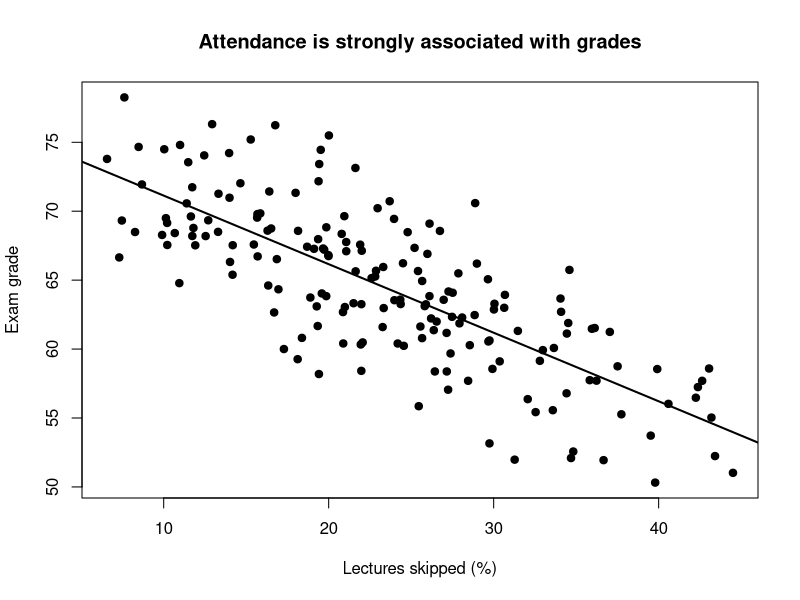
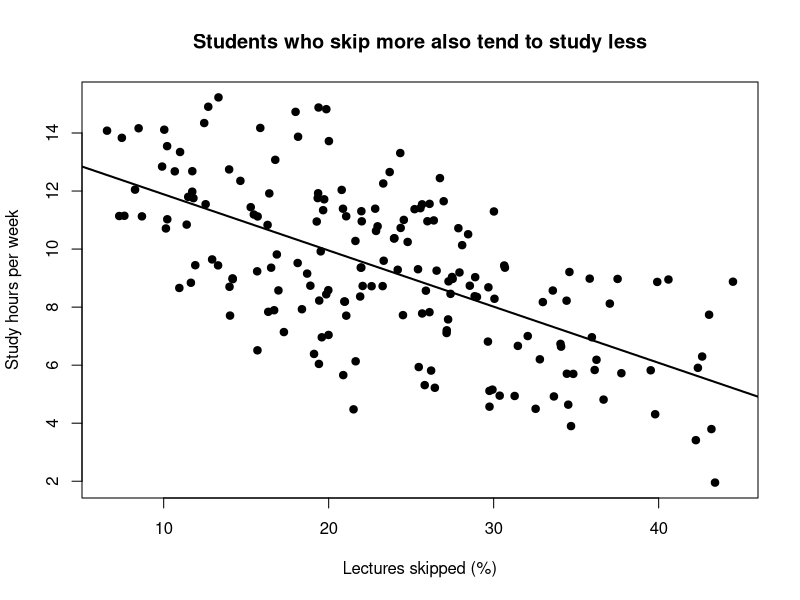
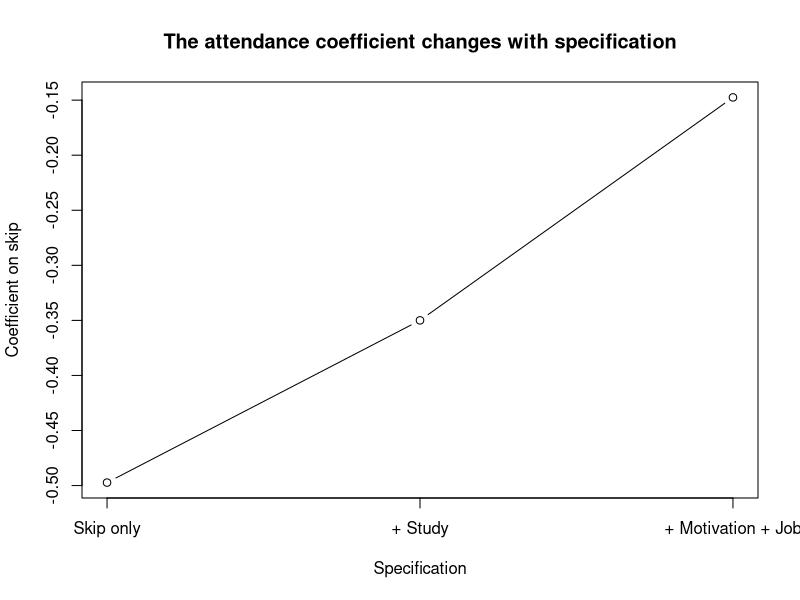
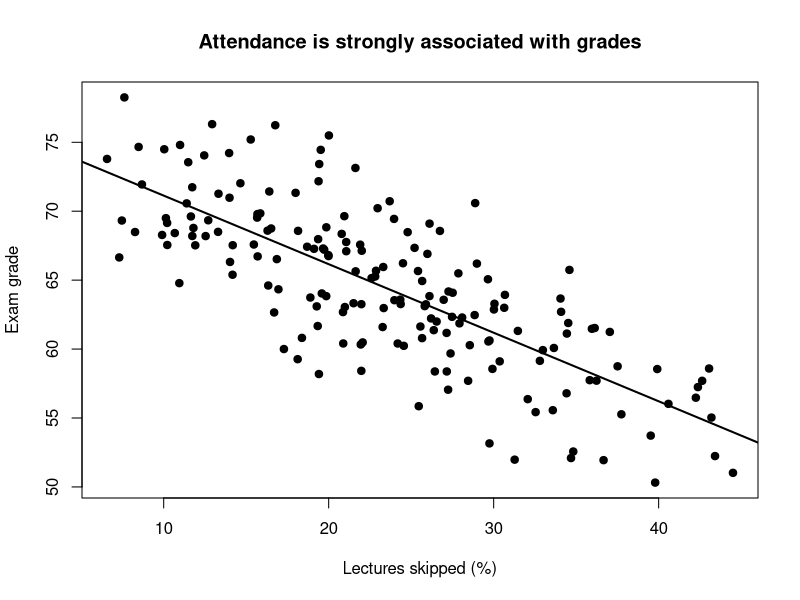
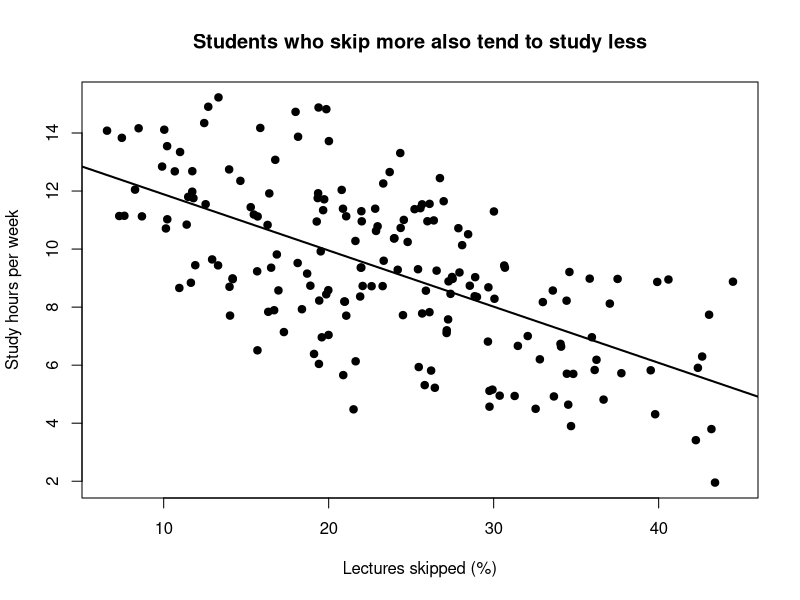
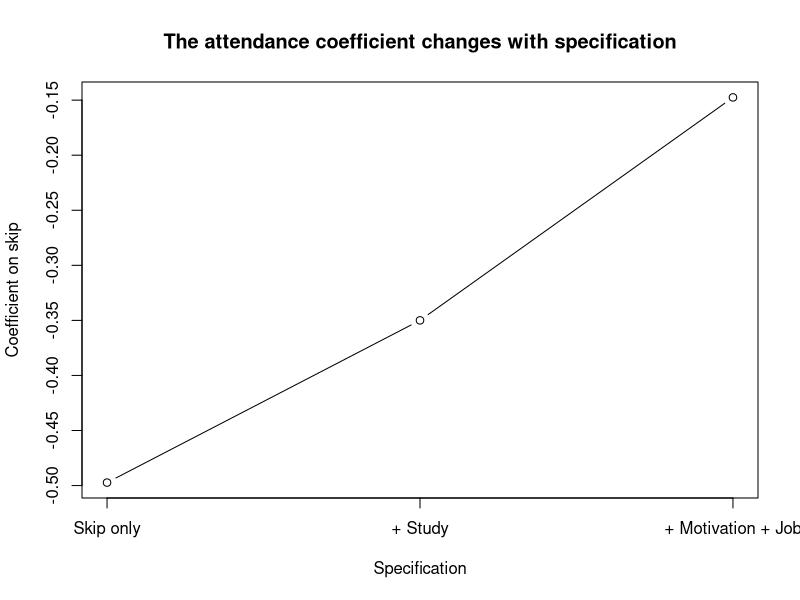

The R script that drew these images, in order:
# Lecture 00 — Why Study Econometrics?
# From Economic Questions to Credible Answers
#
# Standalone live-lab script.
# The script uses only base R and constructs a deterministic synthetic dataset.
# No external packages or files are required.
#
# Pedagogical anchor:
#   Should UiT conclude that requiring students to attend econometrics lectures
#   would improve their grades?
#
# IMPORTANT: The data are synthetic and designed for teaching. They are not
# UiT student data and should never be presented as such.

# -----------------------------------------------------------------------------
# 0. SETUP — construct the synthetic student dataset
# -----------------------------------------------------------------------------

# Population-standardization helper. Using the population SD makes this script
# numerically identical to the deterministic construction used for the lecture.
zpop <- function(x) {
  (x - mean(x)) / sqrt(mean((x - mean(x))^2))
}

n <- 180
student <- 1:n

# Deterministic latent variation. Trigonometric sequences are used instead of
# random-number generation so the lecture results are exactly reproducible.
u1 <- zpop(sin(student * 1.73) + 0.30 * cos(student * 0.37))
u2 <- zpop(cos(student * 1.11) + 0.40 * sin(student * 0.53))
u3 <- zpop(sin(student * 0.83) + 0.35 * cos(student * 1.91))
u4 <- zpop(cos(student * 0.63) + 0.40 * sin(student * 1.37))
u5 <- zpop(sin(student * 0.41) + 0.45 * cos(student * 2.07))
u6 <- zpop(cos(student * 0.29) + 0.33 * sin(student * 2.31))

# Measured and unmeasured student characteristics.
motivation <- u1
ability <- 0.50 * motivation + 0.90 * u5   # deliberately unobserved later
job_hours <- 12 + 5 * u2 - 1.20 * motivation + 1.20 * u4
study <- 10 + 1.40 * motivation - 0.06 * job_hours + 2.00 * u3 + 0.60 * ability

# Students with stronger motivation/ability tend to skip less; job commitments
# and other unmeasured influences also affect attendance.
skip <- 25 - 5.00 * motivation + 0.22 * job_hours - 0.45 * study +
  5.00 * u4 - 1.50 * ability

# The true direct effect embedded in the synthetic data is deliberately small:
# one percentage point more absence lowers grade by only 0.08 points, holding
# all other determinants fixed. Observational selection makes the naive
# regression look much larger.
grade <- 65 - 0.08 * skip + 0.40 * study + 2.50 * motivation -
  0.20 * job_hours + 1.00 * ability + 2.80 * u6

students <- data.frame(
  student = student,
  grade = grade,
  skip = skip,
  study = study,
  motivation = motivation,
  job_hours = job_hours
)

cat("Synthetic dataset created:", nrow(students), "students\n\n")

# -----------------------------------------------------------------------------
# LAB 1 — Is attendance informative?
# -----------------------------------------------------------------------------
# QUESTION: Can lecture attendance help us predict exam performance?
# PREDICTION STOP: Ask students for the expected sign before running the model.

plot(
  students$skip, students$grade,
  xlab = "Lectures skipped (%)",
  ylab = "Exam grade",
  main = "Attendance is strongly associated with grades",
  pch = 19
)

m1 <- lm(grade ~ skip, data = students)
abline(m1, lwd = 2)

cat("LAB 1 — Model 1: grade ~ skip\n")
print(summary(m1))
cat("\nKey values:\n")
cat("  Intercept =", round(coef(m1)["(Intercept)"], 3), "\n")
cat("  Skip coefficient =", round(coef(m1)["skip"], 3), "\n")
cat("  R-squared =", round(summary(m1)$r.squared, 3), "\n")
cat("  Predicted grade change for +10 pp absence =",
    round(10 * coef(m1)["skip"], 2), "points\n\n")

# EXPECTED RESULT:
#   intercept ≈ 76.103
#   skip ≈ -0.497
#   R^2 ≈ 0.586
# INTERPRETATION:
#   Students who skip 10 percentage points more lectures are predicted to score
#   about 5 points lower.
# DECISION:
#   Attendance is informative for prediction. Causality has NOT been established.

# -----------------------------------------------------------------------------
# LAB 2 — Look behind the coefficient
# -----------------------------------------------------------------------------
# QUESTION: Are students who skip more also different in study effort?
# PREDICTION STOP: Higher absence -> higher, lower, or unrelated study time?

plot(
  students$skip, students$study,
  xlab = "Lectures skipped (%)",
  ylab = "Study hours per week",
  main = "Students who skip more also tend to study less",
  pch = 19
)
abline(lm(study ~ skip, data = students), lwd = 2)

skip_study_cor <- cor(students$skip, students$study)
cat("LAB 2 — Correlation between skip and study =",
    round(skip_study_cor, 3), "\n\n")

# EXPECTED RESULT:
#   cor(skip, study) ≈ -0.627
# INTERPRETATION:
#   The original regression compares students who differ not only in attendance,
#   but also in study behaviour.

# -----------------------------------------------------------------------------
# LAB 3 — What happens when we change the specification?
# -----------------------------------------------------------------------------
# QUESTION: What is the attendance relationship among students with the same
# measured study time?
# PREDICTION STOP: Will the skip coefficient become more negative, less negative,
# or stay approximately unchanged?

m2 <- lm(grade ~ skip + study, data = students)

cat("LAB 3 — Model 2: grade ~ skip + study\n")
print(summary(m2))
cat("\nKey value:\n")
cat("  Skip coefficient =", round(coef(m2)["skip"], 3), "\n")
cat("  Predicted grade change for +10 pp absence =",
    round(10 * coef(m2)["skip"], 2), "points\n\n")

# EXPECTED RESULT:
#   skip ≈ -0.350
# INTERPRETATION:
#   Part of the -0.497 naive relationship reflected systematic differences in
#   study effort. The model is answering a different conditional question.

# -----------------------------------------------------------------------------
# LAB 4 — DELIBERATE FAILURE / MISCONCEPTION
# -----------------------------------------------------------------------------
# QUESTION: Could the initial result mainly reflect who skips rather than only
# what skipping does?
# PREDICTION STOP: What happens when motivation and paid work are added?

m3 <- lm(grade ~ skip + study + motivation + job_hours, data = students)

cat("LAB 4 — Model 3: grade ~ skip + study + motivation + job_hours\n")
print(summary(m3))
cat("\nKey value:\n")
cat("  Skip coefficient =", round(coef(m3)["skip"], 3), "\n")
cat("  Predicted grade change for +10 pp absence =",
    round(10 * coef(m3)["skip"], 2), "points\n\n")

cat("Coefficient path:\n")
coef_path <- c(
  `Model 1: skip only` = coef(m1)["skip"],
  `Model 2: + study` = coef(m2)["skip"],
  `Model 3: + motivation + job hours` = coef(m3)["skip"]
)
print(round(coef_path, 3))
cat("\n")

# EXPECTED RESULT:
#   -0.497 -> -0.350 -> -0.148
# DELIBERATE FAILURE:
#   The naive model produces a real and useful association, but interpreting
#   -0.497 as the causal effect of attendance badly overstates the direct effect.
# INSTRUCTOR-ONLY FACT:
#   The synthetic data-generating process contains a direct skip effect of -0.08.
#   Model 3 is still observational and does not perfectly recover that value,
#   because ability remains unobserved.

# Optional visual summary of specification sensitivity.
plot(
  1:3,
  as.numeric(coef_path),
  type = "b",
  xaxt = "n",
  xlab = "Specification",
  ylab = "Coefficient on skip",
  main = "The attendance coefficient changes with specification"
)
axis(1, at = 1:3, labels = c("Skip only", "+ Study", "+ Motivation + Job"))
abline(h = -0.08, lty = 2)

# -----------------------------------------------------------------------------
# LAB 5 — Was Model 1 useless?
# -----------------------------------------------------------------------------
# QUESTION: If the goal is simply to identify students at risk, should Model 1
# be discarded because it is not a credible causal model?

cat("LAB 5 — Predictive usefulness versus causal interpretation\n")
cat("  Model 1 R-squared =", round(summary(m1)$r.squared, 3), "\n")
cat("  Model 2 R-squared =", round(summary(m2)$r.squared, 3), "\n")
cat("  Model 3 R-squared =", round(summary(m3)$r.squared, 3), "\n\n")

# INTERPRETATION:
#   No. Model 1 can be useful for prediction/risk flagging even though its skip
#   coefficient should not be interpreted as the effect of forcing attendance.

# -----------------------------------------------------------------------------
# CONSISTENCY CHECK — numbers used in the lecture page
# -----------------------------------------------------------------------------
expected <- c(m1 = -0.497296, m2 = -0.349974, m3 = -0.147525)
observed <- c(
  m1 = unname(coef(m1)["skip"]),
  m2 = unname(coef(m2)["skip"]),
  m3 = unname(coef(m3)["skip"])
)

stopifnot(max(abs(expected - observed)) < 1e-5)
stopifnot(abs(skip_study_cor - (-0.626911)) < 1e-5)

cat("Consistency check passed. Lecture numbers reproduce correctly.\n")

# -----------------------------------------------------------------------------
# OPTIONAL — reproduce the static figures used by lecture-00.qmd
# -----------------------------------------------------------------------------
# Run this section from the lecture-00 directory. It creates/updates figures/.

if (!dir.exists("figures")) dir.create("figures", recursive = TRUE)

png("figures/lecture-00-grade-skip.png", width = 1280, height = 800, res = 160)
plot(
  students$skip, students$grade,
  xlab = "Lectures skipped (%)",
  ylab = "Exam grade",
  main = "Attendance is strongly associated with grades",
  pch = 19
)
abline(m1, lwd = 2)
dev.off()

png("figures/lecture-00-skip-study.png", width = 1280, height = 800, res = 160)
plot(
  students$skip, students$study,
  xlab = "Lectures skipped (%)",
  ylab = "Study hours per week",
  main = "Students who skip more also tend to study less",
  pch = 19
)
abline(lm(study ~ skip, data = students), lwd = 2)
dev.off()

png("figures/lecture-00-coefficient-path.png", width = 1280, height = 800, res = 160)
plot(
  1:3,
  as.numeric(coef_path),
  type = "b",
  xaxt = "n",
  xlab = "Specification",
  ylab = "Coefficient on skip",
  main = "The attendance coefficient changes with specification"
)
axis(1, at = 1:3, labels = c("Skip only", "+ Study", "+ Motivation + Job"))
abline(h = -0.08, lty = 2)
dev.off()

cat("Static lecture figures written to figures/.\n")
